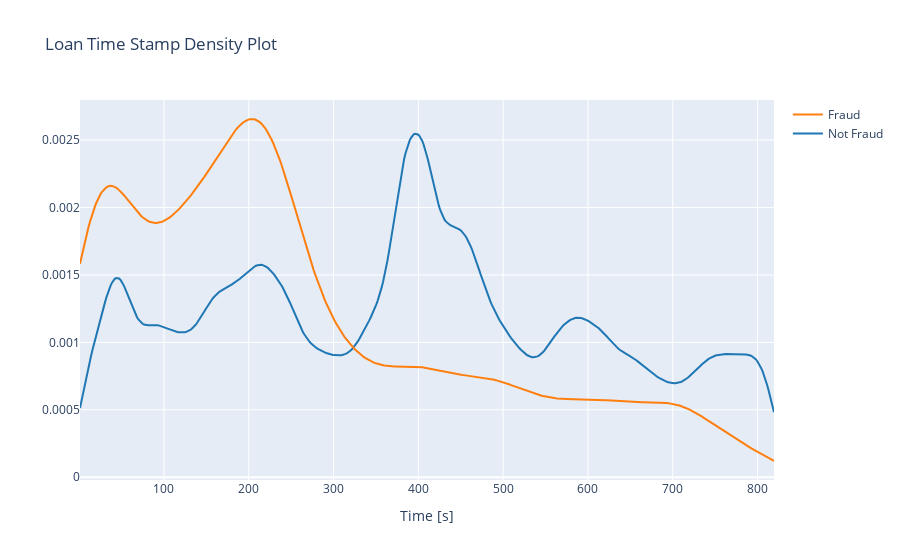

Source (notebook cell):
### Markdown cell above
Berdasarkan histogram tersebut, user_id yang melakukan fraud lebih sedikit dengan yang tidak melakukan fraud dengan perbandingan sekitar 1:8

### Code cell
label_0 = has_borrowed.loc[has_borrowed['label'] == 0]["ts"]
label_1 = has_borrowed.loc[has_borrowed['label'] == 1]["ts"]

hist_data = [label_0, label_1]
group_labels = ['Not Fraud', 'Fraud']

fig = ff.create_distplot(hist_data, group_labels, show_hist=False, show_rug=False)
fig['layout'].update(title='Loan Time Stamp Density Plot', xaxis=dict(title='Time [s]'))
iplot(fig, filename='dist_only')

### Figure 1 — Plotly figure (JSON) as saved in the notebook; plotly's stock layout.template omitted (floating-point values rounded to 4 significant figures; data arrays with more than 128 entries replaced by an {"elided": "..."} marker saying what was removed)
{"data": [{"legendgroup": "Not Fraud", "marker": {"color": "rgb(31, 119, 180)"}, "mode": "lines", "name": "Not Fraud", "showlegend": true, "type": "scatter", "x": {"elided": "500 float values"}, "xaxis": "x", "y": {"elided": "500 float values"}, "yaxis": "y"}, {"legendgroup": "Fraud", "marker": {"color": "rgb(255, 127, 14)"}, "mode": "lines", "name": "Fraud", "showlegend": true, "type": "scatter", "x": {"elided": "500 float values"}, "xaxis": "x", "y": {"elided": "500 float values"}, "yaxis": "y"}], "layout": {"barmode": "overlay", "hovermode": "closest", "legend": {"traceorder": "reversed"}, "title": {"text": "Loan Time Stamp Density Plot"}, "xaxis": {"anchor": "y2", "domain": [0, 1], "title": {"text": "Time [s]"}, "zeroline": false}, "yaxis": {"anchor": "free", "domain": [0, 1], "position": 0}}}
